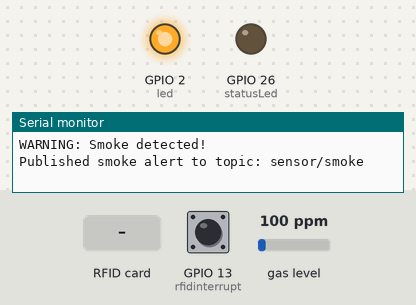
Recording of a sketch running on a simulated ESP32. Parts: output pins drawn as LEDs (lit = HIGH), the last lines printed to the serial monitor. Inputs (shaded band) come from the test bench; at power-on: GPIO 13 (rfidinterrupt) LOW, gas level 100 ppm. WiFi joins after 1.5 s; servers stay silent unless stated; no MQTT or app messages arrive unless stated.

Above: at 12.8 s.
12.9 s: GPIO 13 (rfidinterrupt) pulled HIGH for 0.15 s
At 12.98 s:
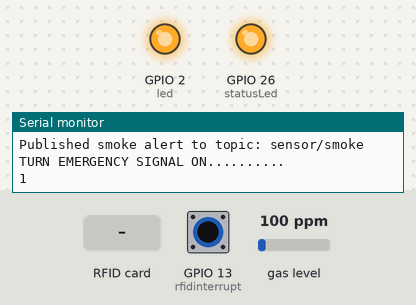
14.5 s: RFID card FC F8 C8 01 held to the reader
19.5 s: RFID card FC F8 C8 01 held to the reader
At 24.9 s:
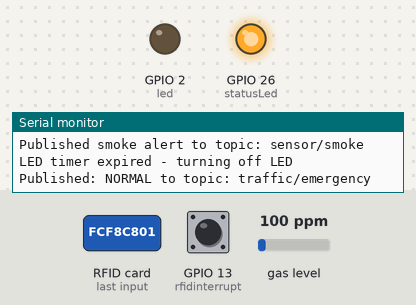
25.1 s: GPIO 13 (rfidinterrupt) pulled HIGH for 1 s
At 27.5 s:
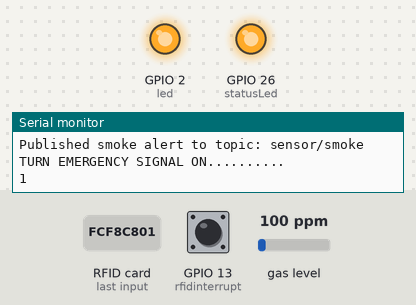
31.7 s: GPIO 13 (rfidinterrupt) pulled HIGH for 3.2 s
At 32.5 s:
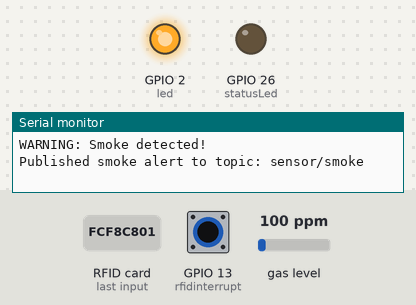
Timing chart, 0 to 43.2 s (numbered marks = the images above; inputs shaded):
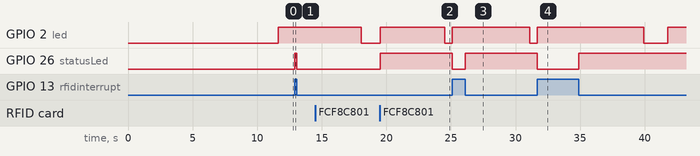

The sketch:

MQTT_RFID_MQ2.ino
```cpp
#include <SPI.h>
#include <MFRC522.h>
#include <WiFi.h>
#include <PubSubClient.h>
#include <MQUnifiedsensor.h>

// RFID pins
#define RST_PIN         27
#define SS_PIN          5
#define timeSeconds     5

// MQ2 sensor parameters
#define BOARD "ESP-32"
#define PIN_ANALOG 34  // Analog pin connected to the MQ2 sensor
#define TYPE "MQ-2"    // MQ2 sensor type
#define VOLTAGE_RESOLUTION 3.3 // ESP32 ADC voltage resolution
#define ADC_BIT_RESOLUTION 12  // ESP32 ADC bit resolution (12 bits)
#define RATIO_MQ2_CLEANAIR 9.83 // RS / R0 = 9.83 in clean air for MQ2
#define SMOKE_THRESHOLD 0.10 // ppm

// WiFi Credentials
const char* ssid = "Aquamarine_B_165_2.4G";
const char* password = "aquamarineb1964";

// MQTT Broker
const char* mqtt_server = "test.mosquitto.org";
const int mqtt_port = 1883;
const char* emergency_topic = "traffic/emergency";
const char* smoke_topic = "sensor/smoke";

// LED pins
const int led = 2;
const int statusLed = 26;

// RFID instance
MFRC522 mfrc522(SS_PIN, RST_PIN);

// MQ2 sensor instance
MQUnifiedsensor MQ2(BOARD, VOLTAGE_RESOLUTION, ADC_BIT_RESOLUTION, PIN_ANALOG, TYPE);

// Interrupt and state variables
const int rfidinterrupt = 13;
unsigned long lastTrigger = 0;
boolean startTimer = false;
boolean tagdetection = false;
boolean test = false;

// Timing variables for MQ2 sensor readings
unsigned long lastMQ2Reading = 0;
const unsigned long mq2ReadInterval = 2000; // Read MQ2 every 2 seconds

// WiFi and MQTT client
WiFiClient espClient;
PubSubClient client(espClient);

// Interrupt handler - sets the LED high and starts the timer
void IRAM_ATTR rfidtagdetection() {
  digitalWrite(led, HIGH);
  Serial.println("TURN EMERGENCY SIGNAL ON..........");
  test = !test;
  startTimer = true;
  lastTrigger = millis();
  tagdetection = true;
  Serial.println(test);
}

void setup() {
  Serial.begin(115200);

  // Setup pins
  pinMode(rfidinterrupt, INPUT);
  attachInterrupt(digitalPinToInterrupt(rfidinterrupt), rfidtagdetection, CHANGE);
  pinMode(led, OUTPUT);
  pinMode(statusLed, OUTPUT);
  digitalWrite(led, LOW);
  digitalWrite(statusLed, LOW);

  // Initialize SPI and RFID
  SPI.begin();
  mfrc522.PCD_Init();
  delay(4);
  mfrc522.PCD_DumpVersionToSerial();
  Serial.println(F("RFID Emergency Vehicle Publisher"));
  Serial.println(F("Scan RFID card to trigger emergency signal"));

  // Initialize MQ2 sensor
  Serial.println("Initializing MQ2 smoke sensor...");
  MQ2.init();

  // Calibrate MQ2 sensor in clean air
  Serial.println("Calibrating MQ2 sensor...");
  Serial.println("Please make sure the sensor is in clean air.");
  float calcR0 = 0;

  for(int i = 1; i <= 10; i++) {
    MQ2.update();
    calcR0 += MQ2.calibrate(RATIO_MQ2_CLEANAIR);
    Serial.print(".");
    delay(1000);
  }

  MQ2.setR0(calcR0/10);
  Serial.println("\nCalibration completed.");
  Serial.print("R0 = ");
  Serial.println(calcR0/10);

  if(isinf(calcR0)) {
    Serial.println("Warning: Connection issue, R0 is infinite (Open circuit detected)");
    while(1);
  }
  if(calcR0 == 0) {
    Serial.println("Warning: Connection issue, R0 is zero (Analog pin short circuit to ground)");
    while(1);
  }

  // Connect to WiFi
  Serial.println("Connecting to WiFi...");
  WiFi.begin(ssid, password);
  while (WiFi.status() != WL_CONNECTED) {
    delay(500);
    Serial.print(".");
  }
  Serial.println("\nConnected to WiFi!");

  // Setup MQTT
  client.setServer(mqtt_server, mqtt_port);
  connectMQTT();

  Serial.println("System ready. Monitoring for RFID tags and smoke...");
}

void connectMQTT() {
  while (!client.connected()) {
    Serial.println("Connecting to MQTT broker...");
    if (client.connect("ESP32_Sensor_Publisher")) {
      Serial.println("Connected to MQTT broker!");
    } else {
      Serial.print("Failed, rc=");
      Serial.print(client.state());
      Serial.println(" Retrying in 2 seconds...");
      delay(2000);
    }
  }
}

void loop() {
  // Ensure MQTT connection
  if (!client.connected()) {
    connectMQTT();
  }
  client.loop();

  // Handle LED timer for RFID
  if (startTimer && (millis() - lastTrigger > (timeSeconds * 1000))) {
    Serial.println("LED timer expired - turning off LED");
    digitalWrite(led, LOW);
    startTimer = false;
    tagdetection = false;

    // Publish normal state when emergency timer expires
    if (client.connected()) {
      client.publish(emergency_topic, "NORMAL");
      Serial.println("Published: NORMAL to topic: " + String(emergency_topic));
    }
  }

  digitalWrite(statusLed, test);

  // Check for MQ2 sensor readings at the defined interval
  if (millis() - lastMQ2Reading >= mq2ReadInterval) {
    lastMQ2Reading = millis();

    // Read MQ2 sensor
    MQ2.update();
    MQ2.setA(36.753);
    MQ2.setB(-3.109);
    float smoke = MQ2.readSensor();

    // Print the smoke value
    Serial.print("Smoke: ");
    Serial.print(smoke);
    Serial.println(" ppm");

    // Publish smoke reading to MQTT
    if (client.connected()) {
      char smokeStr[10];
      dtostrf(smoke, 4, 2, smokeStr);
      client.publish(smoke_topic, smokeStr);
      Serial.println("Published smoke reading: " + String(smokeStr) + " to topic: " + String(smoke_topic));
    }

    // Check if smoke level is above threshold
    if (smoke > SMOKE_THRESHOLD) {
      Serial.println("WARNING: Smoke detected!");
      digitalWrite(led, HIGH); // Turn LED on

      // Publish smoke alert to MQTT
      if (client.connected()) {
        client.publish(smoke_topic, "ALERT: Smoke detected");
        Serial.println("Published smoke alert to topic: " + String(smoke_topic));
      }
    } else if (!startTimer) {
      // Only turn off LED if not triggered by RFID
      digitalWrite(led, LOW); // Turn LED off
    }
  }

  // RFID card detection
  if (mfrc522.PICC_IsNewCardPresent() && mfrc522.PICC_ReadCardSerial()) {
    // Show UID on serial monitor
    Serial.print("UID tag: ");
    String content = "";
    for (byte i = 0; i < mfrc522.uid.size; i++) {
      Serial.print(mfrc522.uid.uidByte[i] < 0x10 ? " 0" : " ");
      Serial.print(mfrc522.uid.uidByte[i], HEX);
      content.concat(String(mfrc522.uid.uidByte[i] < 0x10 ? " 0" : " "));
      content.concat(String(mfrc522.uid.uidByte[i], HEX));
    }
    Serial.println();
    content.toUpperCase();

    // Publish RFID tag to MQTT
    if (client.connected()) {
      String rfidMsg = "RFID Tag: " + content.substring(1);
      client.publish(emergency_topic, rfidMsg.c_str());
    }

    if (content.substring(1) == "FC F8 C8 01") {
      Serial.println("Authorized emergency vehicle");
      digitalWrite(statusLed, HIGH);

      // Publish emergency signal to MQTT
      if (client.connected()) {
        client.publish(emergency_topic, "EMERGENCY");
        Serial.println("Published: EMERGENCY to topic: " + String(emergency_topic));
      }

      // Only trigger emergency function if not already active
      if (!tagdetection) {
        Serial.println("Emergency RFID card detected");
        rfidtagdetection(); // Trigger the interrupt function
      }
    } else {
      Serial.println("Unknown RFID tag - access denied");
      delay(1000);
    }
  }
}
```

Measured:
- after the input at 12.9 s, GPIO 26 (statusLed): LOW → HIGH at once, → LOW 0.13 s later
- after the input at 19.5 s, GPIO 2 (led): LOW → HIGH after 0.02 s instead of 0.17 s; GPIO 26 (statusLed): LOW → HIGH at once
- after the input at 25.1 s, GPIO 2 (led): LOW → HIGH after 0.00 s instead of 0.60 s; GPIO 26 (statusLed): HIGH → LOW at once, → HIGH 1.0 s later
- after the input at 31.7 s, GPIO 26 (statusLed): HIGH → LOW at once, → HIGH 3.2 s later
